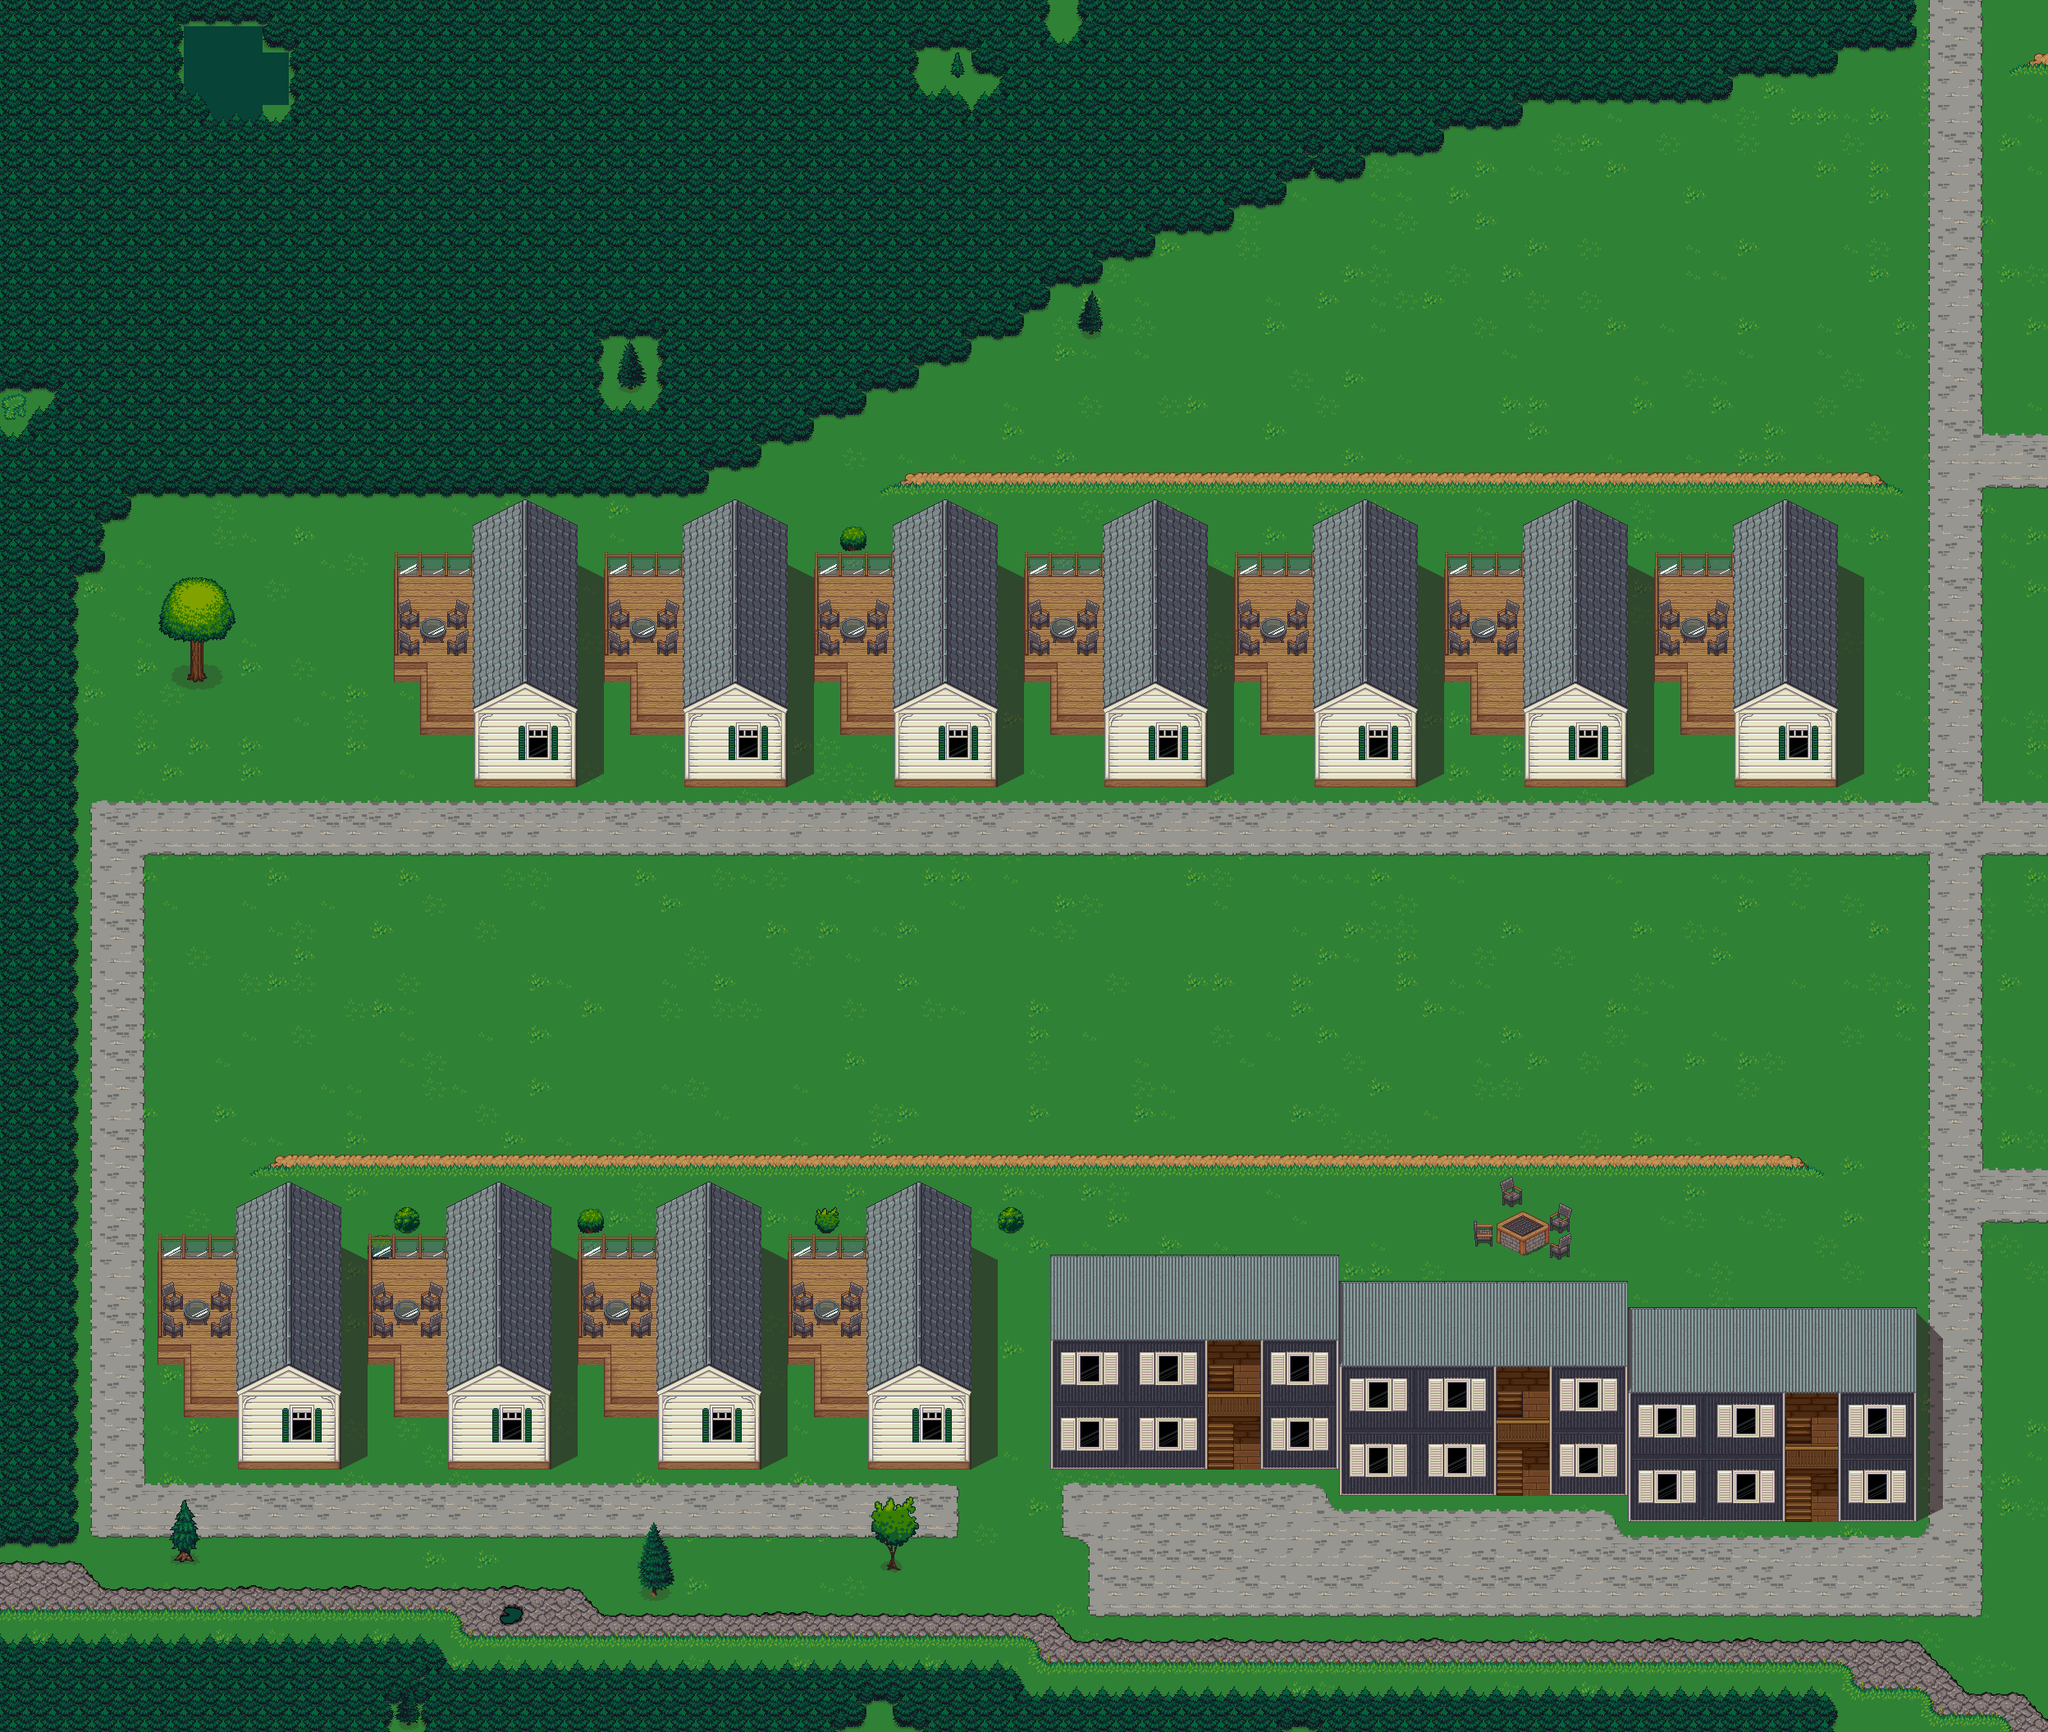

This game map was drawn from its Tiled (.tmx) file and the tilesets committed beside it. A one-line description and the trimmed map source follow:
An orthogonal 78x66 tile map with 32x32 px tiles, 6 tile layers (Base 1, Base 2, Bldg 1, Objects, ...), 5 tilesets and 4 objects (3x exitMap, showMenu).

<map version="1.10" tiledversion="1.11.0" orientation="orthogonal" renderorder="right-down" width="78" height="66" tilewidth="32" tileheight="32" infinite="0" backgroundcolor="#074337" nextlayerid="11" nextobjectid="18">
 <editorsettings>
  <export target="../assets/assets/images/tiled/map-west0.json" format="json" />
 </editorsettings>
 <tileset firstgid="1" source="tileset-lpc-grass.tsx" />
 <tileset firstgid="37" source="tileset-lpc-trees.tsx" />
 <tileset firstgid="1285" source="tileset-lpc-streets.tsx" />
 <tileset firstgid="1333" source="tileset-lpc-mountains.tsx" />
 <tileset firstgid="1693" source="tileset-kneippbyn.tsx" />
 <layer id="1" name="Base 1" width="78" height="66">
  <data>[5148 cells, 4309 non-empty, 15 distinct tile ids]</data>
 </layer>
 <layer id="8" name="Base 2" width="78" height="66">
  <data>[5148 cells, 2368 non-empty, 52 distinct tile ids]</data>
 </layer>
 <layer id="4" name="Bldg 1" width="78" height="66">
  <data>[5148 cells, 561 non-empty, 58 distinct tile ids]</data>
 </layer>
 <layer id="7" name="Objects" width="78" height="66">
  <data>[5148 cells, 136 non-empty, 51 distinct tile ids]</data>
 </layer>
 <layer id="5" name="Bldg 2" width="78" height="66">
  <data>[5148 cells, 742 non-empty, 50 distinct tile ids]</data>
 </layer>
 <layer id="10" name="Bldg 3" width="78" height="66">
  <data>[5148 cells, 49 non-empty, 9 distinct tile ids]</data>
 </layer>
 <objectgroup id="9" name="Sensors">
  <object id="13" name="exitMap" x="2314" y="4" width="176" height="55">
   <properties>
    <property name="dest" value="west1" />
   </properties>
  </object>
  <object id="14" name="exitMap" x="2432" y="67" width="54" height="603">
   <properties>
    <property name="dest" value="west1" />
   </properties>
  </object>
  <object id="16" name="exitMap" x="2434" y="683" width="54" height="1419">
   <properties>
    <property name="dest" value="west2" />
   </properties>
  </object>
  <object id="17" name="showMenu" x="461" y="967" width="755" height="386" />
 </objectgroup>
</map>